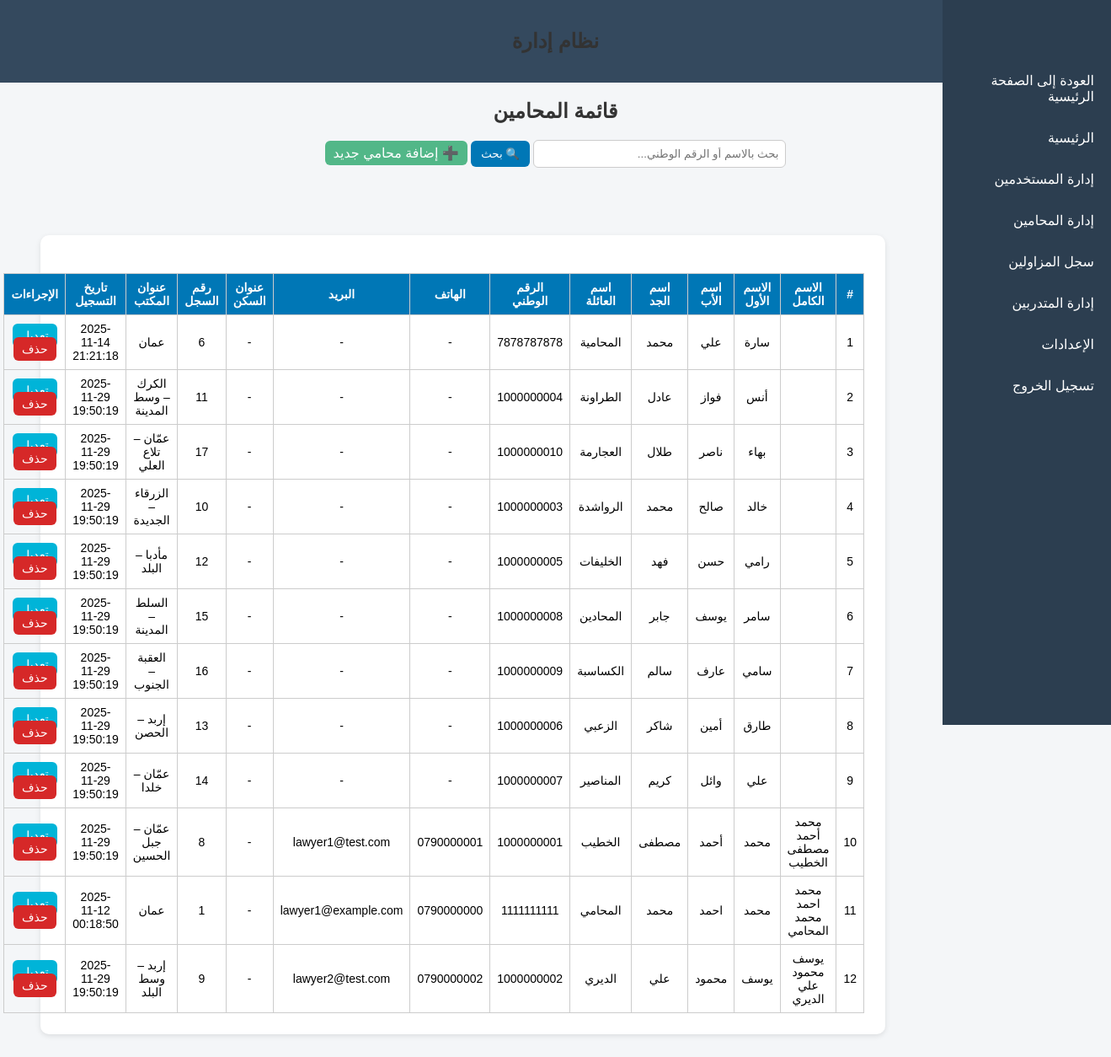
/admin/lawyers/syndicate_lawyers.php (signed in), run on the app's committed database.
### tables this page shows
CREATE TABLE `lawyers_syndicate` (
  `syndicate_id` int(11) NOT NULL,
  `lawyer_name` varchar(200) NOT NULL,
  `national_id` varchar(30) NOT NULL,
  `office_address` varchar(255) DEFAULT NULL,
  `phone` varchar(30) DEFAULT NULL,
  `email` varchar(150) DEFAULT NULL,
  `notes` text DEFAULT NULL,
  `created_at` datetime NOT NULL DEFAULT current_timestamp(),
  `full_name` varchar(200) DEFAULT NULL,
  `first_name` varchar(100) DEFAULT NULL,
  `father_name` varchar(100) DEFAULT NULL,
  `grandfather_name` varchar(100) DEFAULT NULL,
  `family_name` varchar(100) DEFAULT NULL,
  `highschool_certificate` enum('نعم','لا') DEFAULT 'لا',
  `university_degree` enum('بكالوريوس','ماجستير','دكتوراه') DEFAULT NULL,
  `no_conviction_doc` varchar(255) DEFAULT NULL,
  `good_conduct_doc` varchar(255) DEFAULT NULL,
  `social_security` enum('نعم','لا') DEFAULT 'لا',
  `social_security_number` varchar(100) DEFAULT NULL
);

CREATE TABLE `users` (
  `user_id` int(11) NOT NULL,
  `full_name` varchar(200) NOT NULL,
  `national_id` varchar(30) NOT NULL,
  `phone` varchar(30) DEFAULT NULL,
  `email` varchar(150) DEFAULT NULL,
  `address` varchar(255) DEFAULT NULL,
  `password` varchar(255) NOT NULL,
  `role` enum('trainee','lawyer','admin') NOT NULL DEFAULT 'trainee',
  `created_at` datetime NOT NULL DEFAULT current_timestamp(),
  `updated_at` datetime NOT NULL DEFAULT current_timestamp() ON UPDATE current_timestamp()
);

### admin/lawyers/syndicate_lawyers.php (the view, shortened to what this page needs)
<?php
include("../includes/header.php");
$search = isset($_GET['search']) ? trim($_GET['search']) : '';
$query = "
    SELECT lm.*, u.full_name, u.national_id AS user_national_id, u.phone, u.email
    FROM lawyers_syndicate lm
    LEFT JOIN lawyers l ON lm.syndicate_id = l.syndicate_id
    LEFT JOIN users u ON l.user_id = u.user_id
";
$query .= " ORDER BY lm.lawyer_name ASC";
$stmt = $pdo->prepare($query);
if ($search) {
    $stmt->execute([":s" => "%$search%"]);
} else {
    $stmt->execute();
}
$lawyers = $stmt->fetchAll(PDO::FETCH_ASSOC);
?>
<!DOCTYPE html>
<html lang="ar" dir="rtl">
<head>
<link rel="stylesheet" href="../../assets/css/admin.css">
</head>
<body>
<h2>قائمة المحامين</h2>
<form method="GET">
    <input type="text" name="search" placeholder="بحث بالاسم أو الرقم الوطني..." value="<?= htmlspecialchars($search) ?>">
    <button type="submit">🔍 بحث</button>
    <a href="add_syndicate_lawyer.php" class="btn" style="background:#52b788;">➕ إضافة محامي جديد</a>
</form>
<div class="admin-container">
<?php include("../includes/sidebar.php"); ?>
<div class="container">
<?php if ($lawyers): ?>
<table>
<thead>
<tr>
    <th>#</th>
    <th>الاسم الكامل</th>
    <th>الاسم الأول</th>
    <th>اسم الأب</th>
    <th>اسم الجد</th>
    <th>اسم العائلة</th>
    <th>الرقم الوطني</th>
    <th>الهاتف</th>
    <th>البريد</th>
    <th>عنوان السكن</th>
    <th>رقم السجل</th>
    <th>عنوان المكتب</th>
    <th>تاريخ التسجيل</th>
    <th>الإجراءات</th>
</tr>
</thead>
<tbody>
<?php foreach ($lawyers as $i => $l): ?>
<tr>
    <td><?= $i+1 ?></td>
    <td><?= htmlspecialchars($l['full_name'] ?? $l['full_name']) ?></td>
    <td><?= htmlspecialchars($l['first_name'] ?? '-') ?></td>
    <td><?= htmlspecialchars($l['father_name'] ?? '-') ?></td>
    <td><?= htmlspecialchars($l['grandfather_name'] ?? '-') ?></td>
    <td><?= htmlspecialchars($l['family_name'] ?? '-') ?></td>
    <td><?= htmlspecialchars($l['national_id'] ?? $l['user_national_id']) ?></td>
    <td><?= htmlspecialchars($l['phone'] ?? '-') ?></td>
    <td><?= htmlspecialchars($l['email'] ?? '-') ?></td>
    <td><?= htmlspecialchars($l['home_address'] ?? '-') ?></td>
    <td><?= htmlspecialchars($l['syndicate_id']) ?></td>
    <td><?= htmlspecialchars($l['office_address'] ?? '-') ?></td>
    <td><?= htmlspecialchars($l['created_at'] ?? '-') ?></td>
    <td>
        <a href="edit_syndicate_lawyer.php?id=<?= $l['syndicate_id'] ?>" class="btn edit-btn">تعديل</a>
        <a href="delete_syndicate_lawyer.php?id=<?= $l['syndicate_id'] ?>" class="btn delete-btn" onclick="return confirm('هل أنت متأكد من حذف هذا المحامي؟')">حذف</a>
    </td>
</tr>
<?php endforeach; ?>
</tbody>
</table>
<?php else: ?>
<p class="no-data">لا توجد بيانات مطابقة لبحثك.</p>
<?php endif; ?>
</div>
</div>
</body>
</html>

### assets/css/admin.css (style rules this page uses)
body { font-family: "Cairo", sans-serif; background-color: #f4f6f8; direction: rtl; margin: 0; padding: 0; }
.admin-container { margin-right: 220px; padding: 20px; }
.container { width: 90%; margin: 40px auto; background: #fff; padding: 25px; border-radius: 10px; box-shadow: 0 2px 6px rgba(0,0,0,0.1); }
h2 { text-align: center; margin-bottom: 20px; color: #333; }
form { text-align: center; margin-bottom: 20px; }
input[type="text"] { padding: 8px; width: 300px; border-radius: 6px; border: 1px solid #ccc; }
button { padding: 8px 12px; background-color: #0077b6; color: #fff; border: none; border-radius: 6px; cursor: pointer; }
table { width: 100%; border-collapse: collapse; margin-top: 15px; }
th, td { padding: 10px; text-align: center; border-bottom: 1px solid #ddd; }
th { background-color: #0077b6; color: white; }

### admin/lawyers/syndicate_lawyers.php (style rules this page uses)
table { width:100%; border-collapse:collapse; margin-top:20px; font-size:14px; }
th, td { padding:8px; border:1px solid #ccc; text-align:center; }
th { background:#0077b6; color:white; }
.btn { padding:6px 10px; border-radius:6px; color:white; text-decoration:none; }
.edit-btn { background:#00b4d8; }
.delete-btn { background:#d62828; }

### data on the page
lawyers_syndicate: first_name "سارة", father_name "علي", grandfather_name "محمد", family_name "المحامية", national "7878787878", phone "-", email "-", home_address "-", syndicate_id "6", office_address "عمان", created_at "2025-11-14 21:21:18"
lawyers_syndicate: first_name "أنس", father_name "فواز", grandfather_name "عادل", family_name "الطراونة", national "1000000004", phone "-", email "-", home_address "-", syndicate_id "11", office_address "الكرك – وسط المدينة", created_at "2025-11-29 19:50:19"
lawyers_syndicate: first_name "بهاء", father_name "ناصر", grandfather_name "طلال", family_name "العجارمة", national "1000000010", phone "-", email "-", home_address "-", syndicate_id "17", office_address "عمّان – تلاع العلي", created_at "2025-11-29 19:50:19"
lawyers_syndicate: first_name "خالد", father_name "صالح", grandfather_name "محمد", family_name "الرواشدة", national "1000000003", phone "-", email "-", home_address "-", syndicate_id "10", office_address "الزرقاء – الجديدة", created_at "2025-11-29 19:50:19"
lawyers_syndicate: first_name "رامي", father_name "حسن", grandfather_name "فهد", family_name "الخليفات", national "1000000005", phone "-", email "-", home_address "-", syndicate_id "12", office_address "مأدبا – البلد", created_at "2025-11-29 19:50:19"
lawyers_syndicate: first_name "سامر", father_name "يوسف", grandfather_name "جابر", family_name "المحادين", national "1000000008", phone "-", email "-", home_address "-", syndicate_id "15", office_address "السلط – المدينة", created_at "2025-11-29 19:50:19"
lawyers_syndicate: first_name "سامي", father_name "عارف", grandfather_name "سالم", family_name "الكساسبة", national "1000000009", phone "-", email "-", home_address "-", syndicate_id "16", office_address "العقبة – الجنوب", created_at "2025-11-29 19:50:19"
lawyers_syndicate: first_name "طارق", father_name "أمين", grandfather_name "شاكر", family_name "الزعبي", national "1000000006", phone "-", email "-", home_address "-", syndicate_id "13", office_address "إربد – الحصن", created_at "2025-11-29 19:50:19"
lawyers_syndicate: first_name "علي", father_name "وائل", grandfather_name "كريم", family_name "المناصير", national "1000000007", phone "-", email "-", home_address "-", syndicate_id "14", office_address "عمّان – خلدا", created_at "2025-11-29 19:50:19"
lawyers_syndicate: users.full_name "محمد أحمد مصطفى الخطيب", first_name "محمد", father_name "أحمد", grandfather_name "مصطفى", family_name "الخطيب", national "1000000001", users.phone "0790000001", users.email "lawyer1@test.com", home_address "-", syndicate_id "8", office_address "عمّان – جبل الحسين", created_at "2025-11-29 19:50:19"
lawyers_syndicate: users.full_name "محمد احمد محمد المحامي", first_name "محمد", father_name "احمد", grandfather_name "محمد", family_name "المحامي", national "1111111111", users.phone "0790000000", users.email "lawyer1@example.com", home_address "-", syndicate_id "1", office_address "عمان", created_at "2025-11-12 00:18:50"
lawyers_syndicate: users.full_name "يوسف محمود علي الديري", first_name "يوسف", father_name "محمود", grandfather_name "علي", family_name "الديري", national "1000000002", users.phone "0790000002", users.email "lawyer2@test.com", home_address "-", syndicate_id "9", office_address "إربد – وسط البلد", created_at "2025-11-29 19:50:19"
